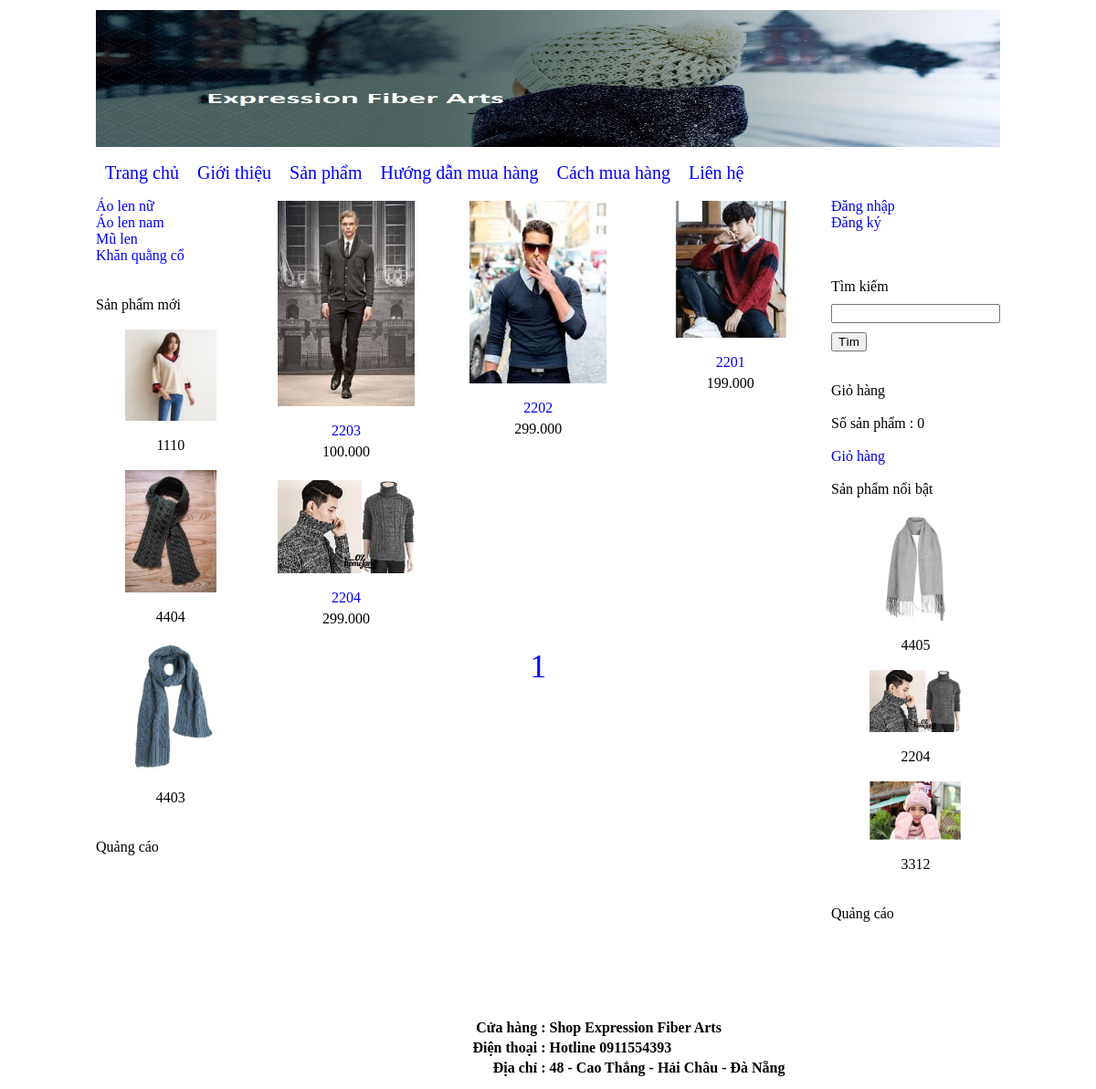
The app's page /?thamso=xuat_san_pham&id=2 with its own data.
### tables this page shows
CREATE TABLE `banner` (
  `id` int(11) NOT NULL,
  `hinh` varchar(256) NOT NULL,
  `rong` varchar(256) NOT NULL,
  `cao` varchar(256) NOT NULL
);

CREATE TABLE `menu_ngang` (
  `id` int(11) NOT NULL,
  `ten` varchar(256) NOT NULL,
  `noi_dung` mediumtext NOT NULL,
  `loai_menu` varchar(256) NOT NULL
);

CREATE TABLE `menu_doc` (
  `id` int(11) NOT NULL,
  `ten` varchar(256) NOT NULL
);

CREATE TABLE `san_pham` (
  `id` int(11) NOT NULL,
  `ten` varchar(256) NOT NULL,
  `gia` int(255) NOT NULL,
  `hinh_anh` varchar(256) NOT NULL,
  `noi_dung` mediumtext NOT NULL,
  `thuoc_menu` int(255) NOT NULL,
  `noi_bat` varchar(256) NOT NULL,
  `trang_chu` varchar(256) NOT NULL,
  `sap_xep_trang_chu` int(255) NOT NULL
);

CREATE TABLE `footer` (
  `id` int(11) NOT NULL,
  `html` mediumtext NOT NULL
);

### chuc_nang/san_pham/xuat.php (the view)
<?php
	$id=$_GET['id'];
	$so_du_lieu=15;
	$tv="select count(*) from san_pham where thuoc_menu='$id';";
	$tv_1=mysqli_query($connect,$tv);
	$tv_2=mysqli_fetch_array($tv_1);
	$so_trang=ceil($tv_2[0]/$so_du_lieu);
	if(!isset($_GET['trang'])){$vtbd=0;}else{$vtbd=($_GET['trang']-1)*$so_du_lieu;}
	$tv="select id,ten,gia,hinh_anh,thuoc_menu from san_pham where thuoc_menu='$id' order by id desc limit $vtbd,$so_du_lieu";
	$tv_1=mysqli_query($connect,$tv);
	echo "<table>";
	while($tv_2=mysqli_fetch_array($tv_1))
	{
		echo "<tr>";
			for($i=1;$i<=3;$i++)
			{
				echo "<td align='center' width='215px' valign='top' >";
					if($tv_2!=false)
					{
						$link_anh="hinh_anh/san_pham/".$tv_2['hinh_anh'];
						$link_chi_tiet="?thamso=chi_tiet_san_pham&id=".$tv_2['id'];
						$gia=$tv_2['gia'];
						$gia=number_format($gia,0,",",".");
						echo "<a href='$link_chi_tiet' >";
							echo "<img src='$link_anh' width='150px' >";
						echo "</a>";
						echo "<br>";
						echo "<br>";
						echo "<a href='$link_chi_tiet' >";
							echo $tv_2['ten'];
						echo "</a>";
						echo "<div style='margin-top:5px' >";
						echo $gia;
						echo "</div>";
						echo "<br>";
					}
					else
					{
						echo "&nbsp;";
					}
				echo "</td>";
				if($i!=3)
				{
					$tv_2=mysqli_fetch_array($tv_1);
				}
			}
		echo "</tr>";
	}
	echo "<tr>";
		echo "<td colspan='3' align='center' >";
			echo "<div class='phan_trang' >";
				for($i=1;$i<=$so_trang;$i++)
				{
					$link="?thamso=xuat_san_pham&id=".$_GET['id']."&trang=".$i;
					echo "<a href='$link' >";
						echo $i;echo " ";
					echo "</a>";
				}
			echo "</div>";
		echo "</td>";
	echo "</tr>";
	echo "</table>";
?>

### chuc_nang/banner/banner.php
<?php
	$tv="select * from banner limit 0,1";
	$tv_1=mysqli_query($connect,$tv);
	$tv_2=mysqli_fetch_array($tv_1);
	$link_hinh="hinh_anh/banner/".$tv_2['hinh'];
	echo "<img src='".$link_hinh."' width='".$tv_2['rong']."' height='".$tv_2['cao']."' >";
?>

### chuc_nang/menu_ngang/menu_ngang.php
<?php
	$tv="select id,ten,loai_menu from menu_ngang order by id";
	$tv_1=mysqli_query($connect,$tv);
	echo "<div class='menu_ngang' >";
	echo "<a href='index.php'>Trang chủ</a>";
	while($tv_2=mysqli_fetch_array($tv_1))
	{
		if($tv_2['loai_menu']==""){$link_menu="?thamso=xuat_mot_tin&id=".$tv_2['id'];}
		if($tv_2['loai_menu']=="san_pham"){$link_menu="?thamso=xuat_san_pham_2";}
		echo "<a href='$link_menu'>";
			echo $tv_2['ten'];
		echo "</a>";
	}
	echo "</div>";
?>

### chuc_nang/menu_doc/menu_doc.php
<?php
	$tv="select * from menu_doc order by id";
	$tv_1=mysqli_query($connect,$tv);
	echo "<div class='menu_doc' >";
	while($tv_2=mysqli_fetch_array($tv_1))
	{
		$link="?thamso=xuat_san_pham&id=".$tv_2['id'];
		echo "<a href='$link'>";
			echo $tv_2['ten'];
		echo "</a>";
	}
	echo "</div>";
?>

### chuc_nang/san_pham/moi.php
<br><br>
Sản phẩm mới <br><br>
<center>
	<?php
		$tv="select id,ten,hinh_anh from san_pham order by id desc limit 0,3";
		$tv_1=mysqli_query($connect,$tv);
		while($tv_2=mysqli_fetch_array($tv_1))
		{
			$link_anh="hinh_anh/san_pham/".$tv_2['hinh_anh'];
			$link_chi_tiet="?thamso=chi_tiet_san_pham&id=".$tv_2['id'];
			echo "<a href='$link_chi_tiet' >";
				echo "<img src='$link_anh' width='100px' >";
			echo "</a>";
			echo "<br><br>";
			echo $tv_2['ten'];
			echo "<br>";
			echo "<br>";
		}
	?>
</center>

### chuc_nang/san_pham/noi_bat.php
<br><br>
Sản phẩm nổi bật <br><br>
<center>
	<?php
		$tv="select id,ten,hinh_anh from san_pham where noi_bat='co' order by id desc limit 0,3";
		$tv_1=mysqli_query($connect,$tv);
		while($tv_2=mysqli_fetch_array($tv_1))
		{
			$link_anh="hinh_anh/san_pham/".$tv_2['hinh_anh'];
			$link_chi_tiet="?thamso=chi_tiet_san_pham&id=".$tv_2['id'];
			echo "<a href='$link_chi_tiet' >";
				echo "<img src='$link_anh' width='100px' >";
			echo "</a>";
			echo "<br><br>";
			echo $tv_2['ten'];
			echo "<br>";
			echo "<br>";
		}
	?>
</center>

### chuc_nang/footer/footer.php
<?php
	$tv="select * from footer limit 0,1";
	$tv_1=mysqli_query($connect,$tv);
	$tv_2=mysqli_fetch_array($tv_1);
	echo $tv_2['html'];
?>

### giao_dien/giao_dien.css (style rules this page uses)
a { text-decoration: none; }
div.menu_ngang a { color:blue; margin-left: 10px; margin-right: 10px; text-decoration: none; font-size:20px; }
div.menu_doc a { color:blue; text-decoration: none; display:block; }
div.phan_trang a { font-size:36px; margin-left:5px; margin-right:5px; text-decoration: none; color:blue; }

### records on screen
banner: hinh (picture)
menu_ngang: ten "Giới thiệu"
menu_ngang: ten "Sản phẩm"
menu_ngang: ten "Hướng dẫn mua hàng"
menu_ngang: ten "Cách mua hàng"
menu_ngang: ten "Liên hệ"
menu_doc: ten "Áo len nữ"
menu_doc: ten "Áo len nam"
menu_doc: ten "Mũ len"
menu_doc: ten "Khăn quằng cổ"
san_pham: hinh_anh (picture), ten "1110"
san_pham: hinh_anh (picture), ten "4404"
san_pham: hinh_anh (picture), ten "4403"
san_pham: hinh_anh (picture), ten "2203", gia "100.000"
san_pham: hinh_anh (picture), ten "2202", gia "299.000"
san_pham: hinh_anh (picture), ten "2201", gia "199.000"
san_pham: hinh_anh (picture), ten "2204", gia "299.000"
san_pham: hinh_anh (picture), ten "4405"
san_pham: hinh_anh (picture), ten "3312"
footer: html "Cửa hàng : Shop Expression Fiber Arts Điện thoại : Hotline 0911554393 Địa chỉ : 48 - Cao Thắng - Hải Châu - Đà Nẵng"

### other values on screen
$so_luong "0"
